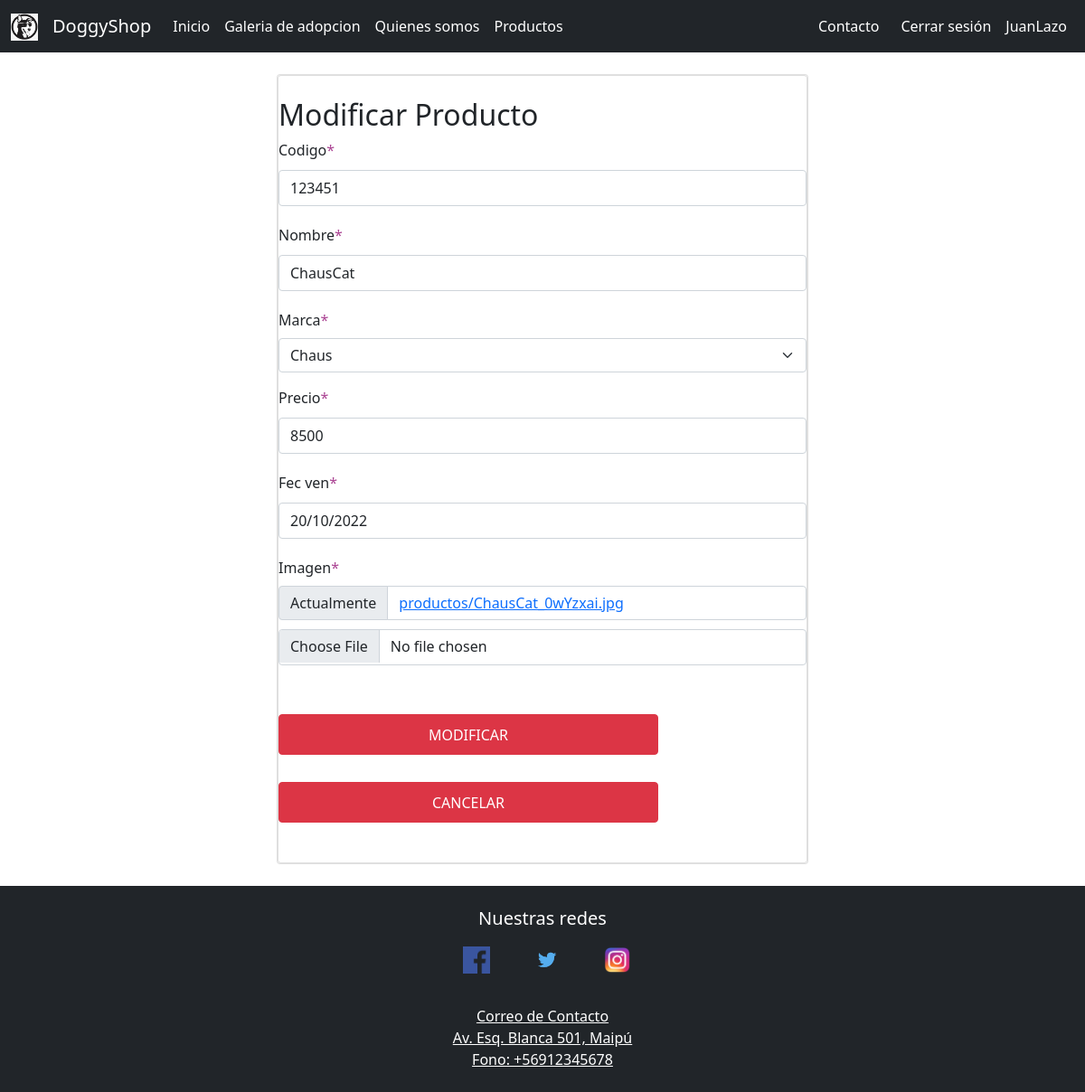
Page /modificar_productos/123451/ (signed in) on the committed database.
### core/models.py (models this page shows, shortened)
class Producto(models.Model):
    codigo = models.CharField(max_length=6, primary_key=True, verbose_name='Codigo')
    nombre = models.CharField(max_length=50, verbose_name='Nombre')
    marca = models.ForeignKey(Marca, on_delete=models.PROTECT)
    precio = models.IntegerField()
    fec_ven = models.DateField()
    imagen = models.ImageField(upload_to="productos", null=True)

class Marca(models.Model):
    nombre = models.CharField(max_length=20)
    def __str__(self):
        return self.nombre

### core/views.py (the view, shortened to what this page needs)
# urls.py: path('modificar_productos/<id>/', modificar_productos, name="modificar_productos"),
@permission_required('core.change_producto')
def modificar_productos(request, id):
    producto = Producto.objects.get (codigo=id)
    data = {
        'form': ProductoForm(instance=producto)
    }
    return render (request, 'productos/modificar_productos.html',data)

### core/forms.py (shortened to what this page needs)
class ProductoForm (forms.ModelForm):
    nombre = forms.CharField(min_length= 3, max_length=50)
    imagen = forms.ImageField(validators=[MaxSizeFileValidator(max_file_size=10)])
    precio = forms.IntegerField(min_value=150, max_value=150000)
    class Meta:
        model = Producto
        fields= '__all__'
    widgets = {
        "fec_ven": forms.SelectDateWidget()
    }

### core/context_processor.py (called while the page is built)
def total_carro(request):
    total=0
    if request.user.is_authenticated:
        if "carro" in request.session.keys():
            for key, value in request.session["carro"].items():
                total += int(value["precio"])
    return{"total_carro": total}

### core/templates/productos/modificar_productos.html (shortened to what this page needs)
{% extends 'base.html' %}
{% load static %}
{% block contenido %}
{% load crispy_forms_tags %}
<body style="background-color: white;">
    <br>
    <div class="row">
        <div class="col-12 col-md-6 offset-md-3">
            <div class="card">
                <div class="card body">
                    <br>
                    <h2>Modificar Producto</h2>
                    <form action="" class="form-group" method="post" enctype="multipart/form-data">
                        {{ form | crispy }}
                        <br>
                        <button type="submit" id="btnGModificar" class="button btn btn-danger">Modificar</button>
                        <button type="reset" id="Cancelar" class="button btn btn-danger">Cancelar</button>
                        <br>
                    </form>
                    <br>
                </div>
            </div>
        </div>
    </div>
    <br>
</body>
{% endblock %}

### core/templates/base.html (shortened to what this page needs)
<!DOCTYPE html>
<html lang="es">
<head>
  {% load static %}
    <link rel="stylesheet" href="{% static 'img/LogoDoggyshop.jpg' %}">
    <link rel="stylesheet" type="text" href="{% static 'css/bootstrap/bootstrap-grid.min.css' %}">
    <link href="https://cdn.jsdelivr.net/npm/bootstrap@5.1.3/dist/css/bootstrap.min.css" rel="stylesheet">
    {% load static %}
    <link rel="stylesheet" href="{% static 'css/estilos.css' %}">
</head>
<body style="background-color: white;">
    {% load static %}
  <nav class="navbar navbar-expand-sm navbar-dark bg-dark">
    <div class="container-fluid">
    <a class="navbar-brand" href="#">
      <img src="{% static 'img/LogoDoggyshop.jpg' %}" width="30" height="30" alt="">
    </a>
    <a class="navbar-brand" href="javascript:void(0)">DoggyShop</a>
    <div class="collapse navbar-collapse" id="mynavbar">
      <ul class="navbar-nav me-auto">
        <li class="nav-item">
          <a class="nav-link" href="{% url 'index' %}" style="color:white ;" >Inicio</a>
        </li>
        <li class="nav-item">
          <a class="nav-link" href="{% url 'galeriaDeAdopcion' %}" style="color:white ;" >Galeria de adopcion</a>
        </li>
        <li class="nav-item">
          <a class="nav-link" href="{% url 'quienesSomos' %}" style="color:white ;" >Quienes somos</a>
        </li>
        <li class="nav-item">
          <a class="nav-link" href="{% url 'productos' %}" style="color:white ;" >Productos</a>
        </li>
      </ul>
      <div class="d-felx">
        <div class="collapse navbar-collapse" id="mynavbar">
          <ul class="navbar-nav me-auto">
            <li class="nav-item">
              <a class="nav-link me-2" href="{% url 'contacto' %}" style="color:white ;" >Contacto</a>
            </li>
            {% if user.is_authenticated %}
              <li class="nav-item">
                <a class="nav-link" href="{% url 'logout' %}" style="color:white ;" >Cerrar sesión</a>
              </li>
              <li class="nav-item">
                <a class="nav-link" href="#" style="color:white ;" >{{ user.username }}</a>
              </li>
            {% endif %}
          </ul>
        </div>
      </div>
    </div>
    </div>
  </nav>
    {% block contenido %}
    {% endblock %}
      <footer class="bg-dark text-center text-white">
        <div class="container p-4">
          <h5>Nuestras redes</h5>
          <section class="mb-4">
            <a class="btn btn-floating m-1" href="https://www.facebook.com/" role="button">
              <i class="fab fa-facebook-f">
                <img src="{% static 'img/facebook.png' %}" alt="" width="30px" height="30px" style=" margin-left: 10px;">
              </i></a>
            <a class="btn btn-floating m-1" href="https://twitter.com/" role="button">
              <i class="fab fa-twitter">
                <img src="{% static 'img/twitter.png' %}" alt="" width="30px" height="30px" style=" margin-left: 10px;">
              </i></a>
            <a class="btn btn-floating m-1" href="https://www.instagram.com/" role="button">
              <i class="fab fa-instagram">
                <img src="{% static 'img/instagram.png' %}" alt="" width="30px" height="30px" style=" margin-left: 10px;">
              </i></a>
          </section>
    <section class="">
      <div class="row">
        <div class="text-center ">
          <ul class="list-unstyled mb-0">
            <li>
              <a href="Consultas@doggyshop.cl" class="text-white">Correo de Contacto</a>
            </li>
            <li>
              <a href="https://goo.gl/maps/z9iwdmw16eHijmjW8" class="text-white">Av. Esq. Blanca 501, Maipú</a>
            </li>
            <li>
              <a href="#!" class="text-white">Fono: +56912345678</a>
            </li>
          </ul>
        </div>
      </div>
    </section>
  </div>
</footer>
</body>
</html>

### core/static/css/estilos.css (style rules this page uses)
body { height: 100%; font-family: 'Noto Sans', sans-serif; background-color: #ab4493; }
input { background-color: #fbfbfb; width: 408px; height: 40px; border-radius: 5px; border-style: solid; border-width: 1px; border-color: #ab4493; margin-top: 10px; padding-left: 10px; margin-bottom: 20px; }
label { display: block; float: center; }
button { height: 45px; padding-left: 5px; padding-right: 5px; margin-bottom: 20px; margin-top: 10px; text-transform: uppercase; background-color: #ab4493; border-color: #ab4493; border-style: solid; border-radius: 10px; width: 420px; cursor: pointer; }
span { color: #ab4493; }

### rows in the picture
Producto: codigo "123451", nombre "ChausCat", marca "Chaus", precio "8500", fec_ven "20/10/2022"

### other values in the picture
{{ user.username }} "JuanLazo"
